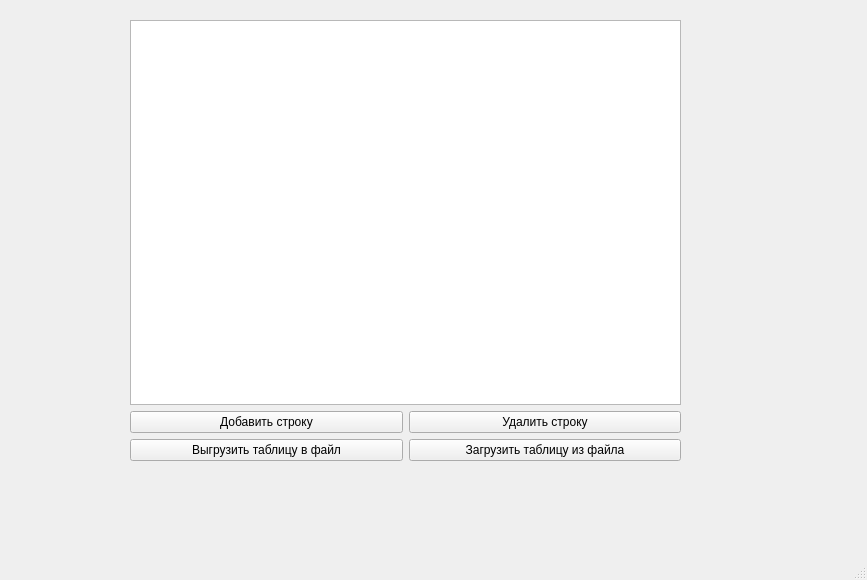
<?xml version="1.0" encoding="UTF-8"?>
<ui version="4.0">
 <class>MainWindow</class>
 <widget class="QMainWindow" name="MainWindow">
  <property name="geometry">
   <rect>
    <x>0</x>
    <y>0</y>
    <width>867</width>
    <height>580</height>
   </rect>
  </property>
  <property name="windowTitle">
   <string>MainWindow</string>
  </property>
  <widget class="QWidget" name="centralwidget">
   <widget class="QWidget" name="gridLayoutWidget">
    <property name="geometry">
     <rect>
      <x>130</x>
      <y>20</y>
      <width>551</width>
      <height>441</height>
     </rect>
    </property>
    <layout class="QGridLayout" name="gridLayout">
     <item row="0" column="0" colspan="2">
      <widget class="QTableView" name="tableView"/>
     </item>
     <item row="1" column="0">
      <widget class="QPushButton" name="add_row">
       <property name="text">
        <string>Добавить строку</string>
       </property>
      </widget>
     </item>
     <item row="1" column="1">
      <widget class="QPushButton" name="drop_row">
       <property name="text">
        <string>Удалить строку</string>
       </property>
      </widget>
     </item>
     <item row="2" column="0">
      <widget class="QPushButton" name="dump_btn">
       <property name="text">
        <string>Выгрузить таблицу в файл</string>
       </property>
      </widget>
     </item>
     <item row="2" column="1">
      <widget class="QPushButton" name="load_btn">
       <property name="text">
        <string>Загрузить таблицу из файла</string>
       </property>
      </widget>
     </item>
    </layout>
   </widget>
  </widget>
  <widget class="QMenuBar" name="menubar">
   <property name="geometry">
    <rect>
     <x>0</x>
     <y>0</y>
     <width>867</width>
     <height>20</height>
    </rect>
   </property>
  </widget>
  <widget class="QStatusBar" name="statusbar"/>
 </widget>
 <resources/>
 <connections/>
</ui>
